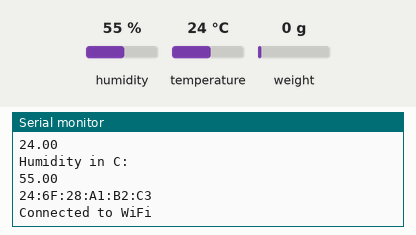
A sketch run on a simulated ESP8266 (NodeMCU). Shown: the last lines printed to the serial monitor. Inputs (shaded band) come from the test bench; at power-on: humidity 55 %, weight on the scale 0 g, temperature 24 °C. WiFi joins after 1.5 s; servers stay silent unless stated; uploads are accepted with an empty reply; not simulated (calls return 0 or success): env.h.

Above: at 3.2 s.
3.3 s: humidity set to 22 %
At 9.1 s:
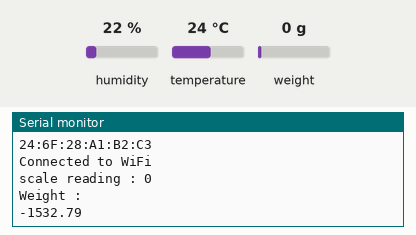
10.1 s: weight on the scale set to 100 g
At 17.1 s:
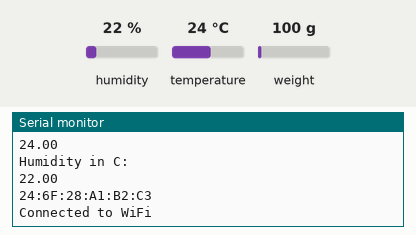
24.1 s: temperature set to 12 °C
At 30.8 s:
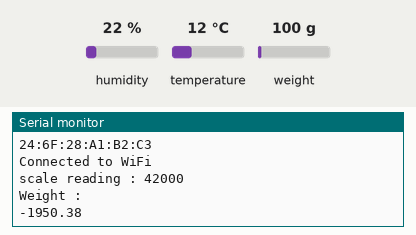
30.9 s: weight on the scale set to 1250 g
At 32.7 s:
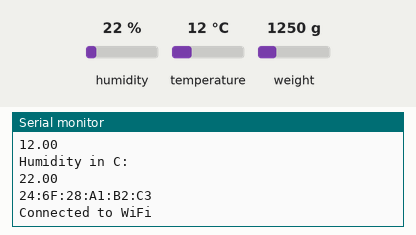
37.7 s: humidity set to 40 %
At 39.4 s:
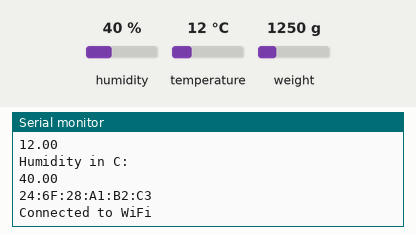
Timing chart, 0 to 40.9 s (numbered marks = the images above; inputs shaded):
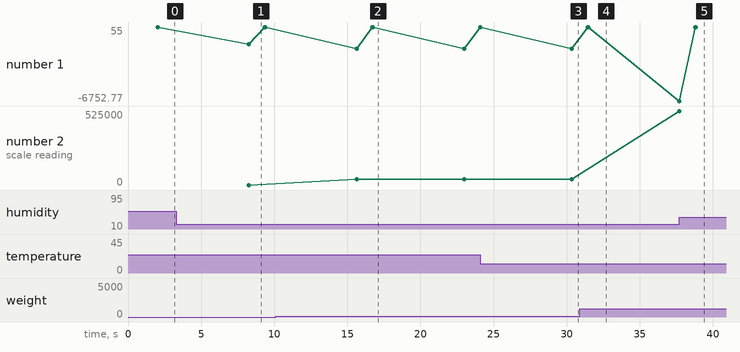

The sketch:

bin_esp.ino
```cpp
#include <ESP8266WiFi.h>
#include <WiFiClientSecure.h>
#include <ArduinoJson.h>
#include <WiFiUdp.h>
#include "DHT.h"
#include "HX711.h"
#include "env.h"

const int dhtPin = 2;
const int LOADCELL_DOUT_PIN = 12;
const int LOADCELL_SCK_PIN = 13;

DHT dht(dhtPin, DHT11);
HX711 scale;

void setup() {
  dht.begin();
  Serial.begin(9600);

  scale.begin(LOADCELL_DOUT_PIN, LOADCELL_SCK_PIN);

  WiFi.begin(WIFI_SSID, WIFI_PASSWORD);
  while (WiFi.status() != WL_CONNECTED) {
    delay(1000);
    Serial.println("Connecting to WiFi...");
  }
  Serial.println("WiFi connected");
}

void loop() {
  // delay(5000);
  Serial.println(WIFI_SSID);
  displayTemperatureAndHumidity();

  String macAddress = WiFi.macAddress();
  Serial.println(macAddress);

  sendBinStatus();
}

void sendBinStatus()
{
  if (WiFi.status() == WL_CONNECTED) {
    Serial.println("Connected to WiFi");
    delay(5000);
    WiFiClientSecure client;
    // Serial.println(WiFi.macAddress());
    client.setInsecure();

    if (!client.connect(SERVER, 80)) {
      Serial.println("Connection to server failed");
      delay(1000);
      return;
    }

    double weight = getWeight();
    Serial.println("Weight : ");
    Serial.println(weight);

    StaticJsonDocument<200> doc;
    doc["foodbin-id"] = 1;
    doc["temperature"] = dht.readTemperature();
    doc["humidity"] = dht.readHumidity();
    doc["weight"] = weight;

    String jsonString;
    serializeJson(doc, jsonString);

    String url = "/update_food_bin_details";

    client.print(String("POST ") + url + " HTTP/1.1\r\n" +
                 "Host: " + SERVER + "\r\n" +
                 "Content-Type: application/json\r\n" +
                 "Content-Length: " + jsonString.length() + "\r\n" +
                 "Connection: close\r\n\r\n" +
                 jsonString);

    while (client.connected()) {
     String line = client.readStringUntil('\n');
     if (line == "\r") {
       break;
     }
    }

    String response = client.readString();

    //if (response.indexOf("200 OK") != -1) {
    //  Serial.println("Data sent successfully");
    //} else {
     Serial.println("Error sending data");
     Serial.println("Full server response: ");
     Serial.println(response);
    //}

    client.stop();
  }
  else {
    while (WiFi.begin(WIFI_SSID, WIFI_PASSWORD) != WL_CONNECTED) {
      delay(1000);
      Serial.println("Reconnecting to WiFi...");
    }
  }
}

double getWeight() {
    while (!scale.is_ready()) {
      Serial.println("HX711 not ready at this point");
      delay(1000);
    }

    long scaleReading = scale.get_units(10);

    Serial.print("scale reading : ");
    Serial.println(scaleReading);

    double weight = ((scaleReading + 154160.1) * -1) / 100.5751;

    return weight;
}

void displayTemperatureAndHumidity() {
  Serial.println("Temperature in C:");
  Serial.println((dht.readTemperature()));
  Serial.println("Humidity in C:");
  Serial.println((dht.readHumidity()));
}
```

Measured:
- after the input at 10.1 s, the serial monitor: prints a new line after 5.5 s (image 2)
- after the input at 37.7 s, the serial monitor: prints a new line after 1.1 s (image 5)
- plotted number 1: 55 → 22 after the input at 3.3 s
- plotted number 2: 0 → 42000 after the input at 10.1 s
